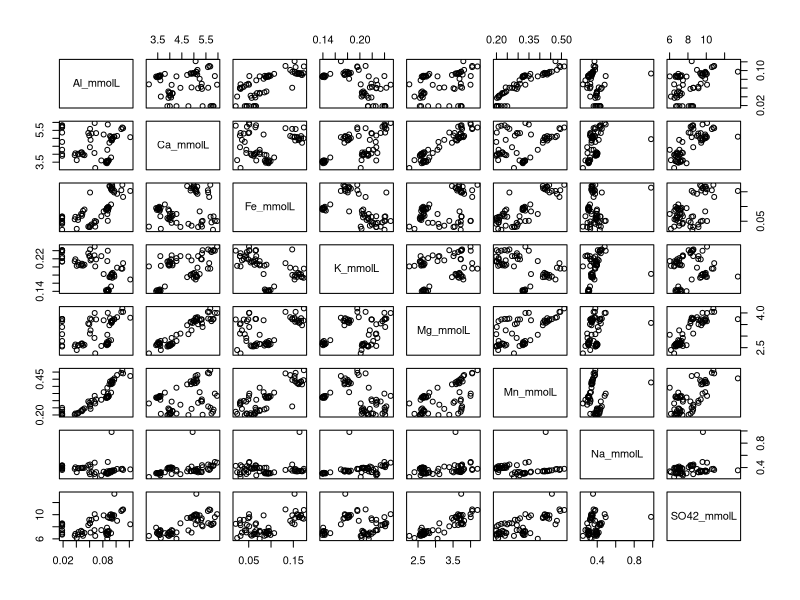
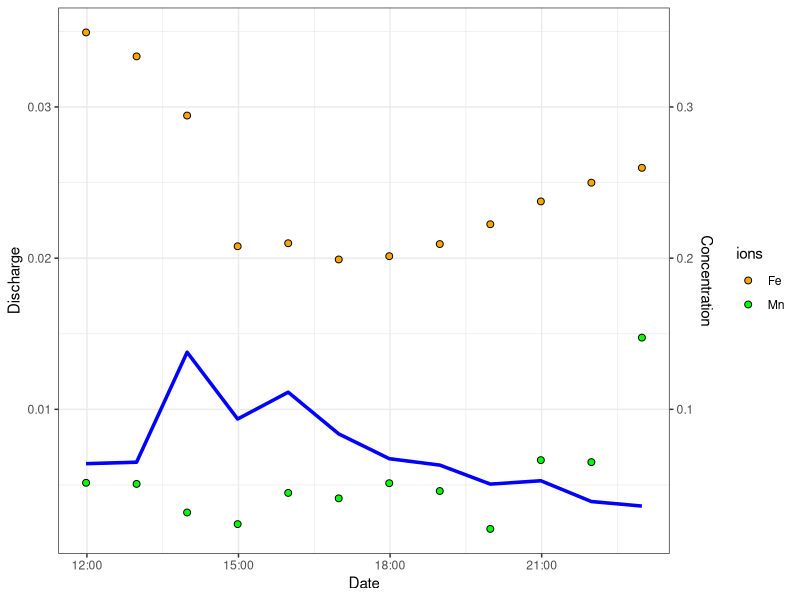
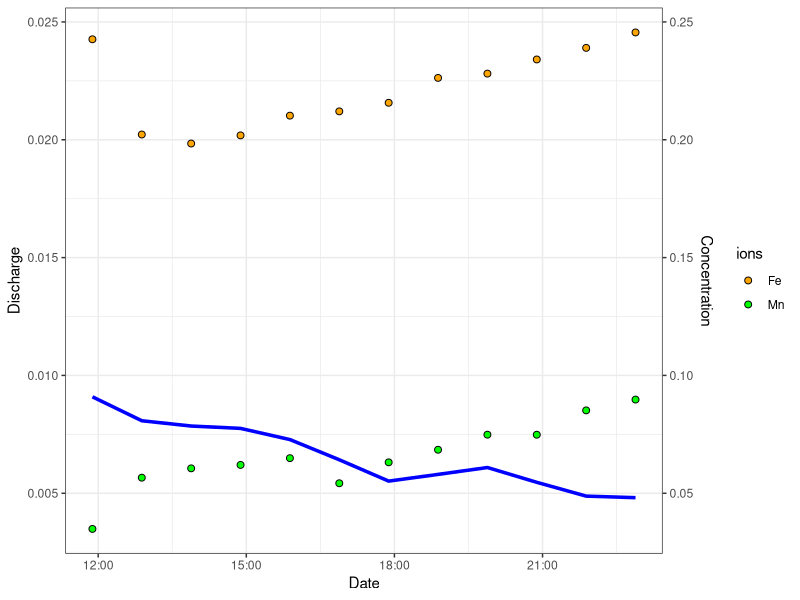
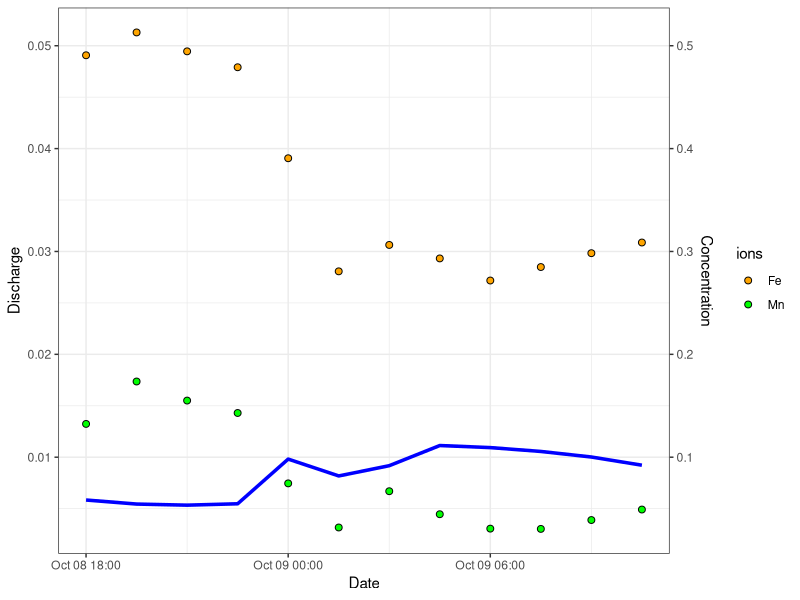
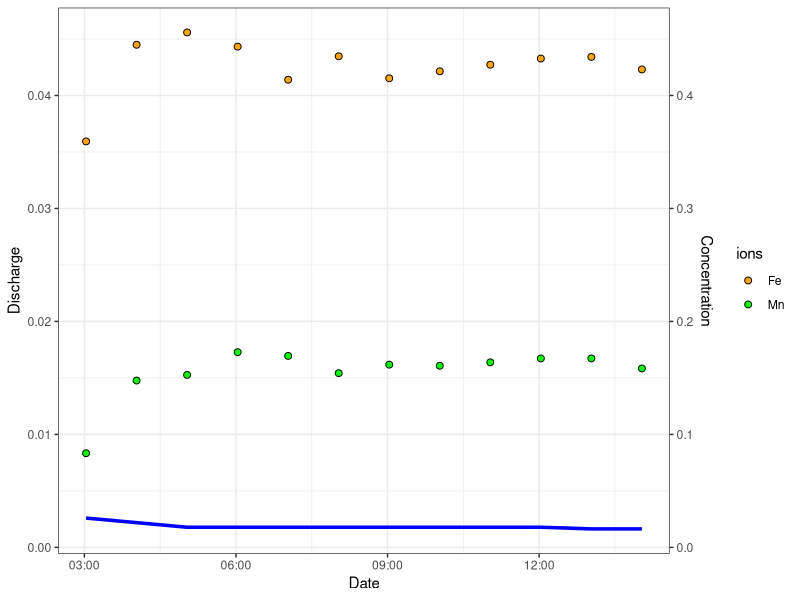
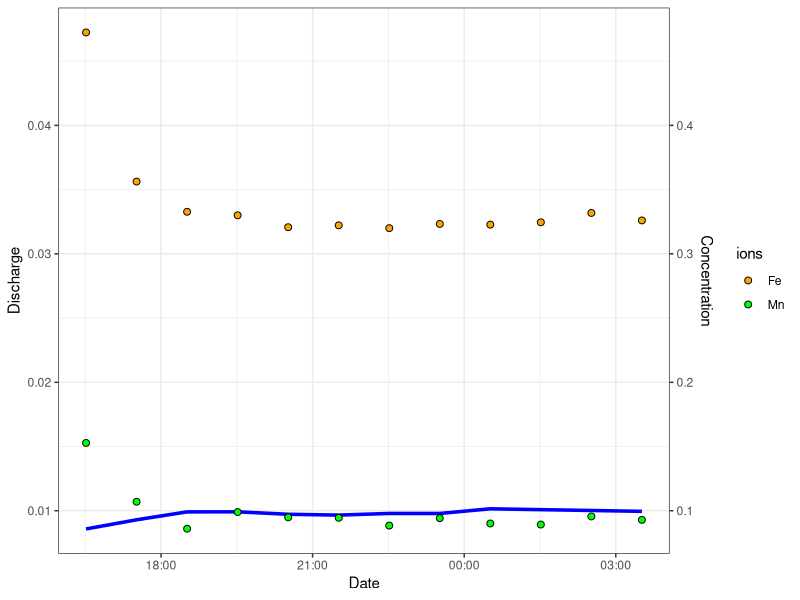
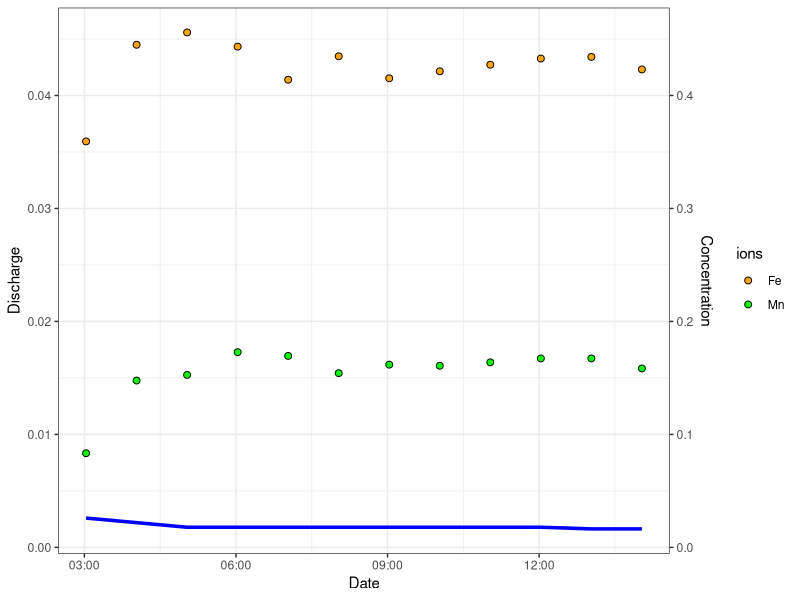

R code for these plots, in order:
# Rename columns to be R friendly

newname<-c("sample_name","date_and_time","Q_m3s","Al_mgL","Ca_mgL","Fe_mgL","K_mgL","Mg_mgL","Mn_mgL","Na_mgL","SO42_mgL","pH","EC")
stormevents<-read.csv(file="StormEvents.csv",header=TRUE)
colnames(stormevents)<-newname

# Pull out date and time

library(lubridate)
stormevents$newdate<-mdy_hm(stormevents$date_and_time)
stormevents$year<-year(stormevents$newdate)
stormevents$doy<-yday(stormevents$newdate)
stormevents$hour<-hour(stormevents$newdate)
stormevents$min<-minute(stormevents$newdate)
stormevents$time<-stormevents$hour + stormevents$min/60

# Transform mg/L to mmol/L

stormevents$Al_mmolL<-(stormevents$Al_mgL/26.982)
stormevents$Ca_mmolL<-(stormevents$Ca_mgL/40.08)
stormevents$Fe_mmolL<-(stormevents$Fe_mgL/55.845)
stormevents$K_mmolL<-(stormevents$K_mgL/39.099)
stormevents$Mg_mmolL<-(stormevents$Mg_mgL/24.305)
stormevents$Mn_mmolL<-(stormevents$Mn_mgL/54.938)
stormevents$Na_mmolL<-(stormevents$Na_mgL/22.99)
stormevents$SO42_mmolL<-(stormevents$SO42_mgL/96.06)

# Scatter plot matrix for Al to SO42
pairs(stormevents[20:27])

# Plot July 7 event for Fe and Mn
Jul717storm<-stormevents[which(stormevents$doy == "188"),]
library(ggplot2)
yscale<-10

Jul_7_storm<-ggplot(Jul717storm,aes(x=newdate))+
  geom_line(aes(y=Q_m3s),colour="blue",size=1.2)+
  geom_point(aes(y=Fe_mmolL/yscale,fill="orange"),colour="black",pch=21,size=2)+
  geom_point(aes(y=Mn_mmolL/yscale,fill="green"),pch=21,colour="black",size=2)+
  scale_y_continuous(sec.axis=sec_axis(~.*yscale,name="Concentration"))+
  scale_fill_manual(guide="legend",name="ions",
                    values=c("orange","green"),labels=c("Fe","Mn"))+
  labs(y="Discharge",
       x="Date")+
  theme_bw()

Jul_7_storm

#Pull out processed data sheet
write.csv(Jul717storm,"July717storm.csv")

# Plot July 13 event for Fe and Mn
Jul1317storm<-stormevents[which(stormevents$doy == "194"),]
library(ggplot2)
yscale<-10

Jul_13_storm<-ggplot(Jul1317storm,aes(x=newdate))+
  theme(panel.grid.major = element_blank(), panel.grid.minor = element_blank())+
  geom_line(aes(y=Q_m3s),colour="blue",size=1.2)+
  geom_point(aes(y=Fe_mmolL/yscale,fill="orange"),colour="black",pch=21,size=2)+
  geom_point(aes(y=Mn_mmolL/yscale,fill="green"),pch=21,colour="black",size=2)+
  scale_y_continuous(sec.axis=sec_axis(~.*yscale,name="Concentration"))+
  scale_fill_manual(guide="legend",name="ions",
                    values=c("orange","green"),labels=c("Fe","Mn"))+
  labs(y="Discharge",
       x="Date")+
  theme_bw()

Jul_13_storm

#Pull out processed data sheet
write.csv(Jul1317storm,"July1317storm.csv")

# Plot October 8-9 event for Fe and Mn
Oct8917storm<-stormevents[which(stormevents$doy == "281"
                         | stormevents$doy == "282"),]
library(ggplot2)
yscale<-10

Oct_8_9_storm<-ggplot(Oct8917storm,aes(x=newdate))+
  geom_line(aes(y=Q_m3s),colour="blue",size=1.2)+
  geom_point(aes(y=Fe_mmolL/yscale,fill="orange"),colour="black",pch=21,size=2)+
  geom_point(aes(y=Mn_mmolL/yscale,fill="green"),pch=21,colour="black",size=2)+
  scale_y_continuous(sec.axis=sec_axis(~.*yscale,name="Concentration"))+
  scale_fill_manual(guide="legend",name="ions",
                    values=c("orange","green"),labels=c("Fe","Mn"))+
  labs(y="Discharge",
       x="Date")+
  theme_bw()

Oct_8_9_storm

#Pull out processed data sheet
write.csv(Oct8917storm,"October8917storm.csv")

# Plot October 11 event for Fe and Mn
Oct1117storm<-stormevents[which(stormevents$doy == "284"),]
library(ggplot2)
yscale<-10

Oct_11_storm<-ggplot(Oct1117storm,aes(x=newdate))+
  geom_line(aes(y=Q_m3s),colour="blue",size=1.2)+
  geom_point(aes(y=Fe_mmolL/yscale,fill="orange"),colour="black",pch=21,size=2)+
  geom_point(aes(y=Mn_mmolL/yscale,fill="green"),pch=21,colour="black",size=2)+
  scale_y_continuous(sec.axis=sec_axis(~.*yscale,name="Concentration"))+
  scale_fill_manual(guide="legend",name="ions",
                    values=c("orange","green"),labels=c("Fe","Mn"))+
  labs(y="Discharge",
       x="Date")+
  theme_bw()

Oct_11_storm
#save to pdf
pdf("Oct_11_storm.pdf",height=6,width=8)
Oct_11_storm
dev.off()

#Pull out processed data sheet
write.csv(Oct1117storm,"October1117storm.csv")

# Plot November 15-16 event for Fe and Mn
Nov151617storm<-stormevents[which(stormevents$doy == "319"
                                | stormevents$doy == "320"),]
library(ggplot2)
yscale<-10

Nov_15_16_storm<-ggplot(Nov151617storm,aes(x=newdate))+
  geom_line(aes(y=Q_m3s),colour="blue",size=1.2)+
  geom_point(aes(y=Fe_mmolL/yscale,fill="orange"),colour="black",pch=21,size=2)+
  geom_point(aes(y=Mn_mmolL/yscale,fill="green"),pch=21,colour="black",size=2)+
  scale_y_continuous(sec.axis=sec_axis(~.*yscale,name="Concentration"))+
  scale_fill_manual(guide="legend",name="ions",
                    values=c("orange","green"),labels=c("Fe","Mn"))+
  labs(y="Discharge",
       x="Date")+
  theme_bw()

Nov_15_16_storm

#Pull out processed data sheet
write.csv(Nov151617storm,"November151617storm.csv")